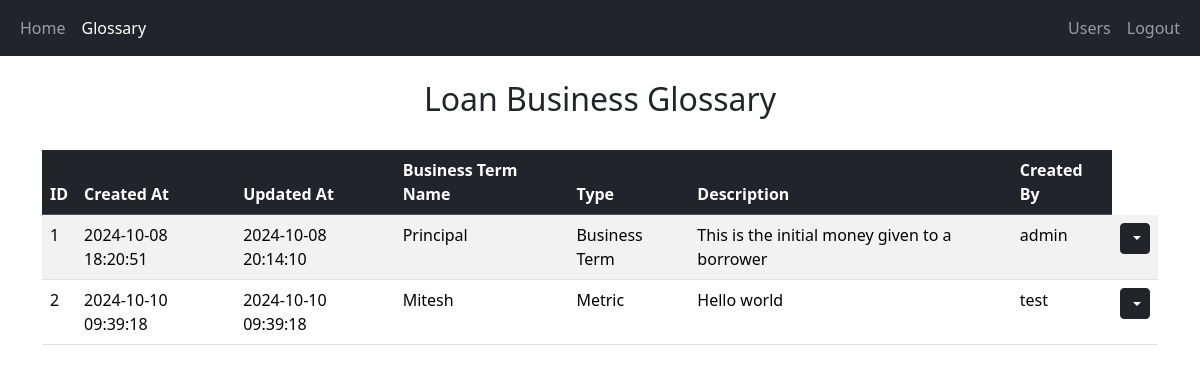
Screenshot of /glossary (signed in) with the database file from the repository.
### website/models.py (models this page shows)
class Glossary(db.Model):
    id = db.Column(db.Integer, primary_key=True)
    posted_by = db.Column(db.Integer, db.ForeignKey('user.id'), nullable=False)
    creator = db.relationship("User", backref="glossaries")
    name = db.Column(db.String(100), nullable=False, unique=True)
    type = db.Column(db.String(100), nullable=False)
    description = db.Column(db.String(500), nullable=False)
    created_at =  db.Column(db.DateTime(timezone=True), default=func.now())
    updated_at = db.Column(db.DateTime(timezone=True), default=func.now(),onupdate=func.now())

class User(db.Model,UserMixin):
    id = db.Column(db.Integer, primary_key=True)
    email = db.Column(db.String(150),unique=True)
    username = db.Column(db.String(150))
    password = db.Column(db.String(150))
    created_at =  db.Column(db.DateTime(timezone=True), default=func.now())
    updated_at = db.Column(db.DateTime(timezone=True), default=func.now(),onupdate=func.now())
    role_id  = db.Column(db.Integer, db.ForeignKey("role.id"),default=3)
    role = db.relationship("Role", backref="user")

### website/views.py (the view)
@login_required
@views.route("/glossary",methods=["GET","PUT"])
def glossary():
    glossaries = Glossary.query.all()
    return render_template("glossary.html",user=current_user, glossaries = glossaries)

### website/__init__.py (called while the page is built)
def create_app():
    app = Flask(__name__)
    app.config['SECRET_KEY'] = "Hash-session-data"
    app.config['SQLALCHEMY_DATABASE_URI'] = f"sqlite:///{DB_NAME}"
    db.init_app(app)
    from .views import views
    from .auth import auth
    from .models import User,Glossary
    app.register_blueprint(views, url_prefix="/")
    app.register_blueprint(auth, url_prefix="/")
    create_database(app)
    create_roles(app)
    create_admin(app)
    login_manager = LoginManager()
    login_manager.login_view = "auth.login"
    login_manager.init_app(app)
    @login_manager.user_loader
    def load_user(id):
        return User.query.get(int(id))
    return app

### website/templates/glossary.html (shortened to what this page needs)
{% extends "base.html" %}
{% block content %}
<div>
    <br>
    <h2 align="center">Loan Business Glossary</h2>
    <br>
<table class="table table-striped table-hover">
    <thead class="table-dark">
        <tr>
            <th scope="col">ID</th>
            <th scope="col">Created At</th>
            <th scope="col">Updated At</th>
            <th scope="col">Business Term Name</th>
            <th scope="col">Type</th>
            <th scope="col">Description</th>
            <th scope="col">Created By</th>
        </tr>
    </thead>
    <tbody>
        {% for entry in glossaries %}
        <tr>
            <td>{{ entry.id }}</td>
            <td>{{ entry.created_at.strftime('%Y-%m-%d %H:%M:%S') }}</td>
            <td>{{ entry.updated_at.strftime('%Y-%m-%d %H:%M:%S') }}</td>
            <td>{{ entry.name }}</td>
            <td>{{ entry.type }}</td>
            <td>{{ entry.description }}</td>
            <td>{{ entry.creator.username }}</td>
            <td>
                {% if current_user.role_id  in [1,2] %}
                <div class="btn-group">
                    <button type="button" class="btn btn-sm btn-dark dropdown-toggle" data-bs-toggle="dropdown">
                    </button>
                </div>
                {% endif %}
            </td>
        </tr>
        {% endfor %}
    </tbody>
</table>
</div>
</div>
{% endblock %}

### rows the page displays
Glossary: id "1", created_at "2024-10-08 18:20:51", updated_at "2024-10-08 20:14:10", name "Principal", type "Business Term", description "This is the initial money given to a borrower", creator.username "admin"
Glossary: id "2", created_at "2024-10-10 09:39:18", updated_at "2024-10-10 09:39:18", name "Mitesh", type "Metric", description "Hello world", creator.username "test"
